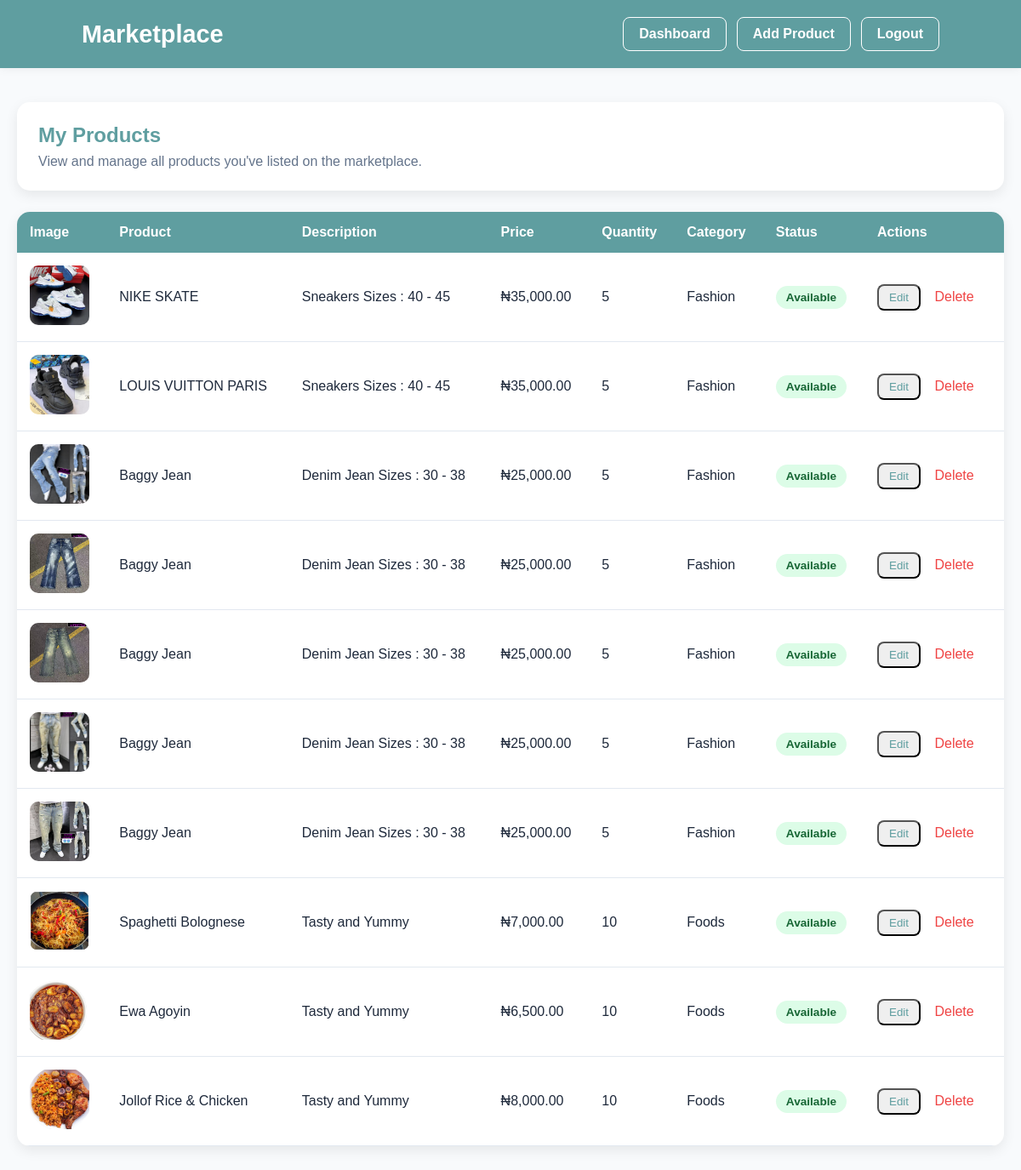
/view_items/ (signed in), run on an earlier commit of the app's database.
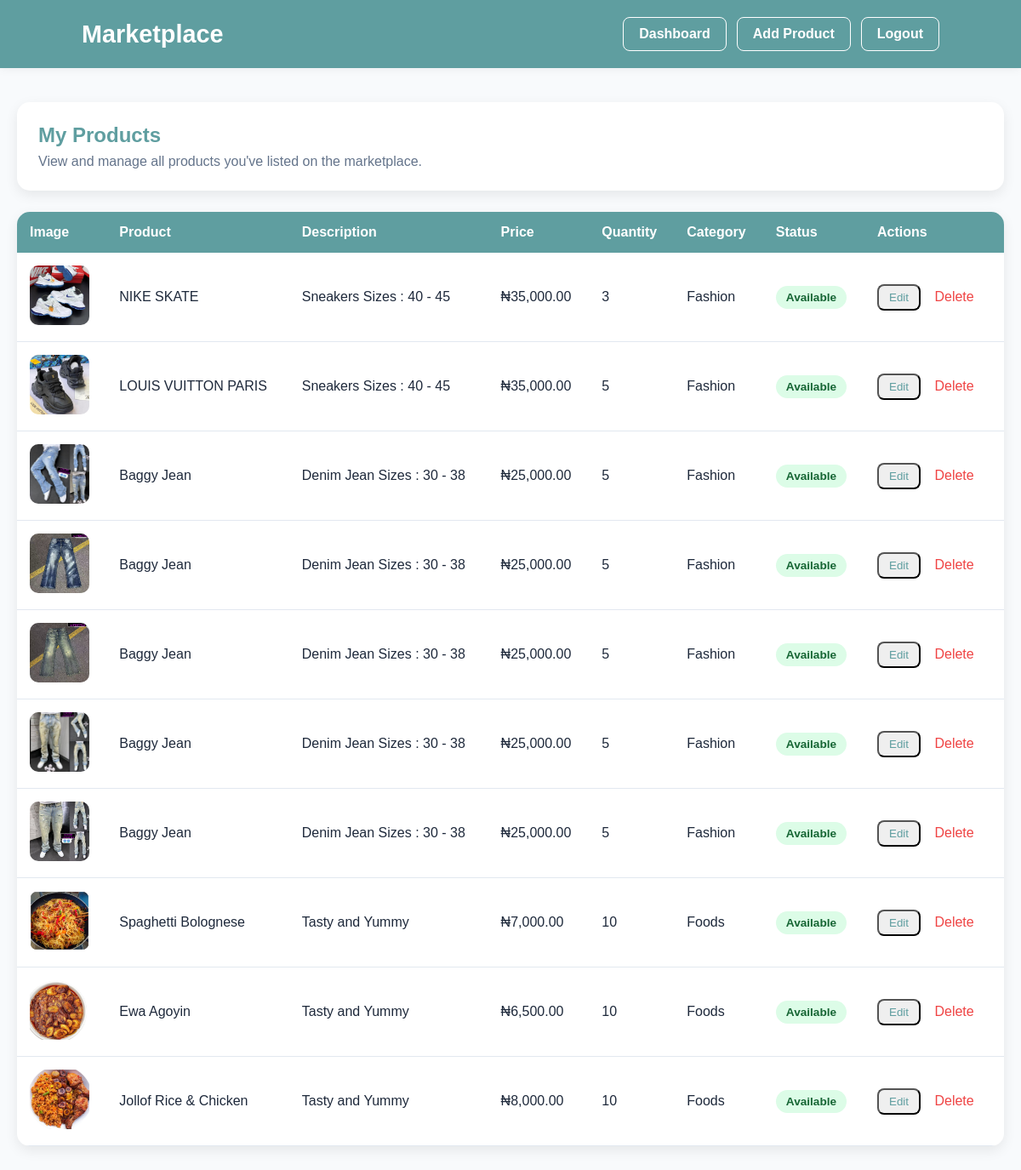
And on a later commit of the database.
### seller/models.py (models this page shows, shortened)
class Item(models.Model):
    item_image = models.ImageField(upload_to='item_image/')
    title = models.CharField(max_length=50)
    description = models.TextField(blank=True, null=True)
    price = models.DecimalField(max_digits=12, decimal_places=2, default=0)
    @property
    def formatted_price(self):
        return "{:,.2f}".format(self.price)
    category = models.CharField(max_length=50)
    quantity = models.PositiveIntegerField(default=1)
    is_sold = models.BooleanField(default=False)
    created_at = models.DateTimeField(auto_now_add=True)
    seller = models.ForeignKey(Seller, on_delete=models.CASCADE)

### seller/views.py (the view)
# urls.py: path('view_items/', views.viewItems, name='viewItem'),
@login_required(login_url='sellerLog')
def viewItems(request):
    seller = Seller.objects.get(user=request.user)
    items = Item.objects.filter(seller=seller).order_by('-id')  # newest first
    return render(request, 'view_items.html', {'items': items, 'seller':seller})

### seller/templates/view_items.html (shortened to what this page needs)
<!DOCTYPE html>
<html lang="en">
<head>
</head>
<body>
<header>
    <div class="logo">Marketplace</div>
    <div class="nav-actions">
        <a href="/sellerDash/" class="nav-btn">Dashboard</a>
        <a href="/createItem/" class="nav-btn">Add Product</a>
        <a href="/Slogout/" class="nav-btn">Logout</a>
    </div>
</header>
<div class="container">
    <div class="page-header">
        <h2>My Products</h2>
        <p>
            View and manage all products you've listed on the marketplace.
        </p>
    </div>
    <div class="table-card">
        <table>
            <tr>
                <th>Image</th>
                <th>Product</th>
                <th>Description</th>
                <th>Price</th>
                <th>Quantity</th>
                <th>Category</th>
                <th>Status</th>
                <th>Actions</th>
            </tr>
            {% for item in items %}
            <tr>
                <td>
                    <img
                        src="{{ item.item_image.url }}"
                        alt="{{ item.title }}"
                        class="product-image">
                </td>
                <td>{{ item.title }}</td>
                <td>{{ item.description }}</td>
                <td>₦{{ item.formatted_price }}</td>
                <td>{{ item.quantity }}</td>
                <td>{{ item.category }}</td>
                <td>
                    {% if item.is_sold %}
                        <span class="status sold">
                            Sold
                        </span>
                    {% else %}
                        <span class="status available">
                            Available
                        </span>
                    {% endif %}
                </td>
                <td>
                    <button
                        class="edit-btn"
                        onclick="openEditModal(
                            '{{ item.id }}',
                            '{{ item.title }}',
                            '{{ item.description|escapejs }}',
                            '{{ item.price }}',
                            '{{ item.quantity }}',
                            '{{ item.category }}'
                        )">
                        Edit
                    </button>
                    <a href="/deleteItem/{{ item.id }}/" class="delete-btn">
                        Delete
                    </a>
                </td>
            </tr>
            {% endfor %}
        </table>
    </div>
</div>
</body>
</html>

What changed in the data, as far as the page shows it:
changed Item "NIKE SKATE": quantity "5" → "3"
